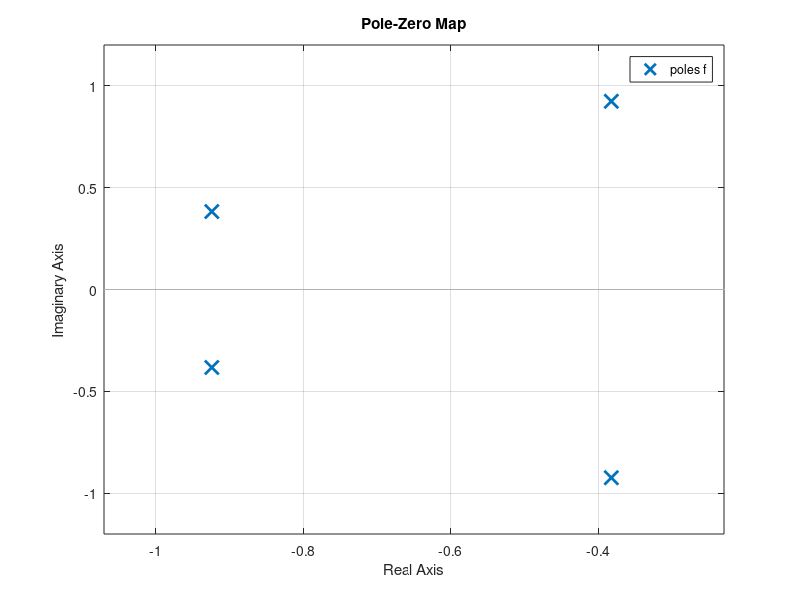

Here is the MATLAB script that generated this plot: (Note: this script raises an error after producing the figure.)
clc;clear;
f=tf([1],[1 2.6131259 3.4142136 2.6131259 1])
p=pole(f)
figure
pzmap(f);
grid on
gtext('Suraj-1541016149');
figure
bode(f);
grid on
gtext('Suraj-1541016149');
